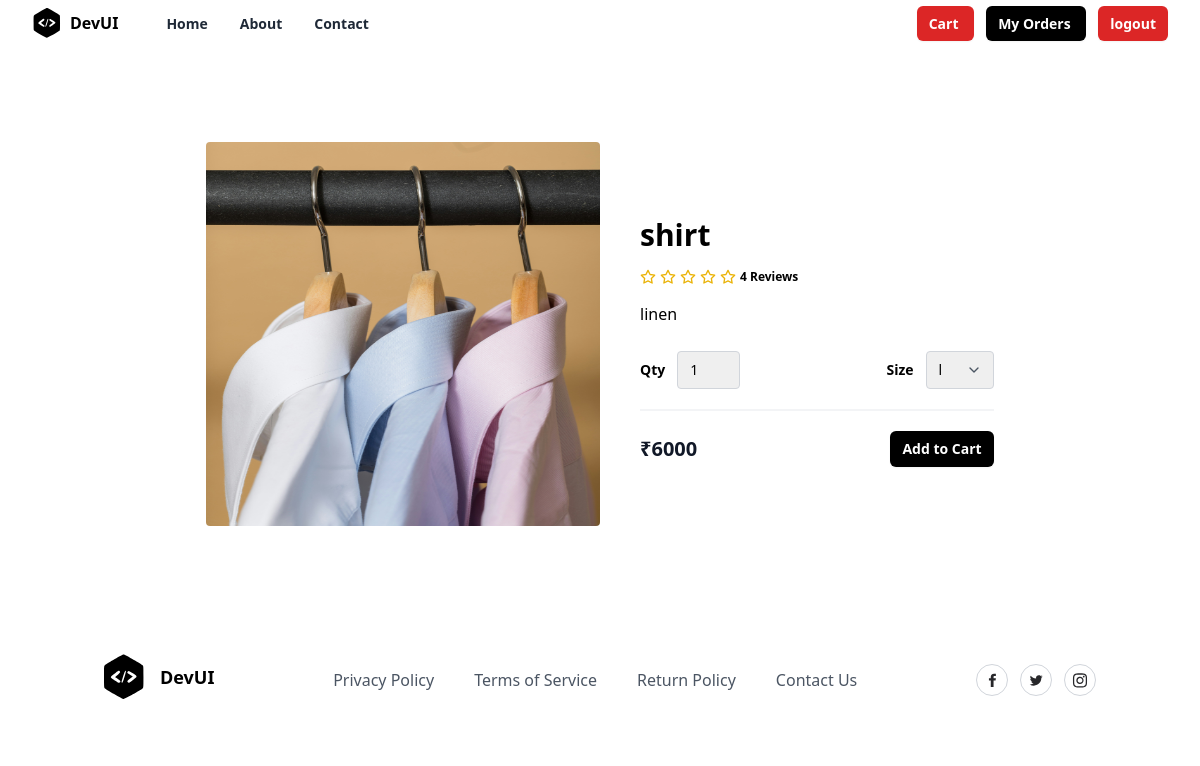
Screenshot of /product/4/ with the database file from the repository.
### store/models.py (models this page shows, shortened)
class Product(models.Model):
    title = models.CharField(max_length=200)
    description = models.TextField(null=True, blank=True)
    size_object = models.ManyToManyField(Size)
    category_object = models.ForeignKey(Category, on_delete=models.CASCADE)
    brand_object = models.ForeignKey(Brand, on_delete=models.CASCADE)
    image = models.ImageField(upload_to='product_images', null=True, blank=True, default='product_images/default.jpg')
    price = models.PositiveIntegerField()
    tag_object=models.ManyToManyField(Tag)
    created_date = models.DateTimeField(auto_now_add=True)
    updated_date = models.DateTimeField(auto_now=True)
    is_active = models.BooleanField(default=True)

### store/views.py (the view)
# urls.py: path('product/<int:pk>/',views.ProductDetailView.as_view(),name="product-detail"),
class ProductDetailView(View):
    def get(self,request,*args,**kwargs):
        id=kwargs.get("pk")
        qs=Product.objects.get(id=id)
        return render(request,"product_detail.html",{"data":qs})

### store/templates/product_detail.html (shortened to what this page needs)
{%extends 'base.html'%}
{%block main_block%}
<section class="overflow-hidden">
    <form action="{%url 'add-cart' data.id%}" method="post">
     <div class="mx-auto max-w-5xl px-5 py-24">
        <div class="mx-auto flex flex-wrap items-center lg:w-4/5">
            <img alt="Nike Air Max 21A" class="h-64 w-full rounded object-fill lg:h-96 lg:w-1/2"
                src="{{data.image.url}}" />
            <div class="mt-6 w-full lg:mt-0 lg:w-1/2 lg:pl-10">
                <h1 class="my-4 text-3xl font-semibold text-black"> {{data.title}}</h1>
                <div class="my-4 flex items-center">
                    <span class="flex items-center space-x-1">
                        <span class="ml-3 inline-block text-xs font-semibold">
                            4 Reviews
                        </span>
                    </span>
                </div>
                <p class="leading-relaxed">
                    {{data.description}}
                </p>
                <div class="mb-5 mt-6 flex items-center border-b-2 border-gray-100 pb-5">
                    <div class="flex items-center">
                        <span class="mr-3 text-sm font-semibold">Qty</span>
                        <select name="qty"
                            class="appearance-none rounded border border-gray-300 py-2 pl-3 pr-10 text-sm focus:border-black focus:outline-none focus:ring-2 focus:ring-black">
                            <option value="1">1</option>
                        </select>
                    </div>
                    <div class="ml-auto flex items-center">
                        <span class="mr-3 text-sm font-semibold">Size</span>
                        <div class="relative">
                            <select name="size"
                                class="appearance-none rounded border border-gray-300 py-2 pl-3 pr-10 text-sm focus:border-black focus:outline-none focus:ring-2 focus:ring-black">
                                {%for sob in data.size_object.all%}
                                <option value="{{sob.name}}">{{sob.name}}</option>
                                {%endfor%}
                            </select>
                            <span
                                class="pointer-events-none absolute right-0 top-0 flex h-full w-10 items-center justify-center text-center text-gray-600">
                            </span>
                        </div>
                    </div>
                </div>
                <div class="flex items-center justify-between">
                    <span class="title-font text-xl font-bold text-gray-900">
                        ₹{{data.price}}
                    </span>
                    <button type="submit"
                        class="rounded-md bg-black px-3 py-2 text-sm font-semibold text-white shadow-sm hover:bg-black/80 focus-visible:outline focus-visible:outline-2 focus-visible:outline-offset-2 focus-visible:outline-black">
                        Add to Cart
                    </button>
                </div>
            </div>
        </div>
    </div>
    </form>
</section>
{%endblock%}

### rows the page displays
Product: image (picture), title "shirt", description "linen", price "6000"

### other values shown
form field size "l"
